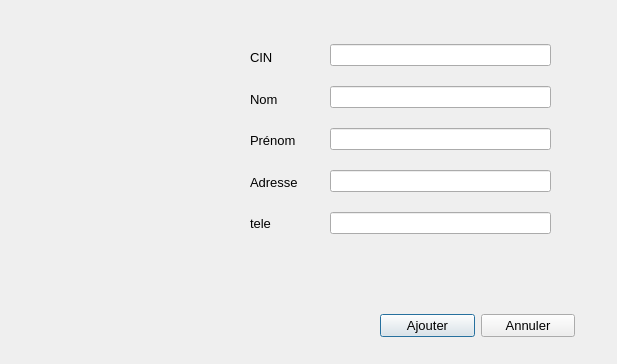
<?xml version="1.0" encoding="UTF-8"?>
<ui version="4.0">
 <class>ajouterC</class>
 <widget class="QDialog" name="ajouterC">
  <property name="geometry">
   <rect>
    <x>0</x>
    <y>0</y>
    <width>617</width>
    <height>364</height>
   </rect>
  </property>
  <property name="windowTitle">
   <string>Dialog</string>
  </property>
  <widget class="QLabel" name="label_6">
   <property name="geometry">
    <rect>
     <x>40</x>
     <y>40</y>
     <width>141</width>
     <height>201</height>
    </rect>
   </property>
   <property name="styleSheet">
    <string notr="true">image: url(:/client2.png);</string>
   </property>
   <property name="text">
    <string/>
   </property>
  </widget>
  <widget class="QWidget" name="">
   <property name="geometry">
    <rect>
     <x>330</x>
     <y>30</y>
     <width>221</width>
     <height>221</height>
    </rect>
   </property>
   <layout class="QVBoxLayout" name="verticalLayout">
    <item>
     <widget class="QLineEdit" name="lineEdit_cin"/>
    </item>
    <item>
     <widget class="QLineEdit" name="lineEdit_nom"/>
    </item>
    <item>
     <widget class="QLineEdit" name="lineEdit_prenom"/>
    </item>
    <item>
     <widget class="QLineEdit" name="lineEdit_adresse"/>
    </item>
    <item>
     <widget class="QLineEdit" name="lineEdit_tele"/>
    </item>
   </layout>
  </widget>
  <widget class="QWidget" name="">
   <property name="geometry">
    <rect>
     <x>250</x>
     <y>40</y>
     <width>62</width>
     <height>201</height>
    </rect>
   </property>
   <layout class="QVBoxLayout" name="verticalLayout_2">
    <item>
     <widget class="QLabel" name="label">
      <property name="font">
       <font>
        <pointsize>10</pointsize>
       </font>
      </property>
      <property name="text">
       <string>CIN</string>
      </property>
     </widget>
    </item>
    <item>
     <widget class="QLabel" name="label_3">
      <property name="font">
       <font>
        <pointsize>10</pointsize>
       </font>
      </property>
      <property name="text">
       <string>Nom</string>
      </property>
     </widget>
    </item>
    <item>
     <widget class="QLabel" name="label_4">
      <property name="font">
       <font>
        <pointsize>10</pointsize>
       </font>
      </property>
      <property name="text">
       <string>Prénom</string>
      </property>
     </widget>
    </item>
    <item>
     <widget class="QLabel" name="label_5">
      <property name="font">
       <font>
        <pointsize>10</pointsize>
       </font>
      </property>
      <property name="text">
       <string>Adresse</string>
      </property>
     </widget>
    </item>
    <item>
     <widget class="QLabel" name="label_2">
      <property name="font">
       <font>
        <pointsize>10</pointsize>
       </font>
      </property>
      <property name="text">
       <string>tele</string>
      </property>
     </widget>
    </item>
   </layout>
  </widget>
  <widget class="QWidget" name="">
   <property name="geometry">
    <rect>
     <x>380</x>
     <y>310</y>
     <width>195</width>
     <height>32</height>
    </rect>
   </property>
   <layout class="QHBoxLayout" name="horizontalLayout">
    <item>
     <widget class="QPushButton" name="pushButton">
      <property name="font">
       <font>
        <pointsize>10</pointsize>
       </font>
      </property>
      <property name="text">
       <string>Ajouter</string>
      </property>
     </widget>
    </item>
    <item>
     <widget class="QPushButton" name="pushButton_2">
      <property name="font">
       <font>
        <pointsize>10</pointsize>
       </font>
      </property>
      <property name="text">
       <string>Annuler</string>
      </property>
     </widget>
    </item>
   </layout>
  </widget>
 </widget>
 <resources/>
 <connections/>
</ui>
